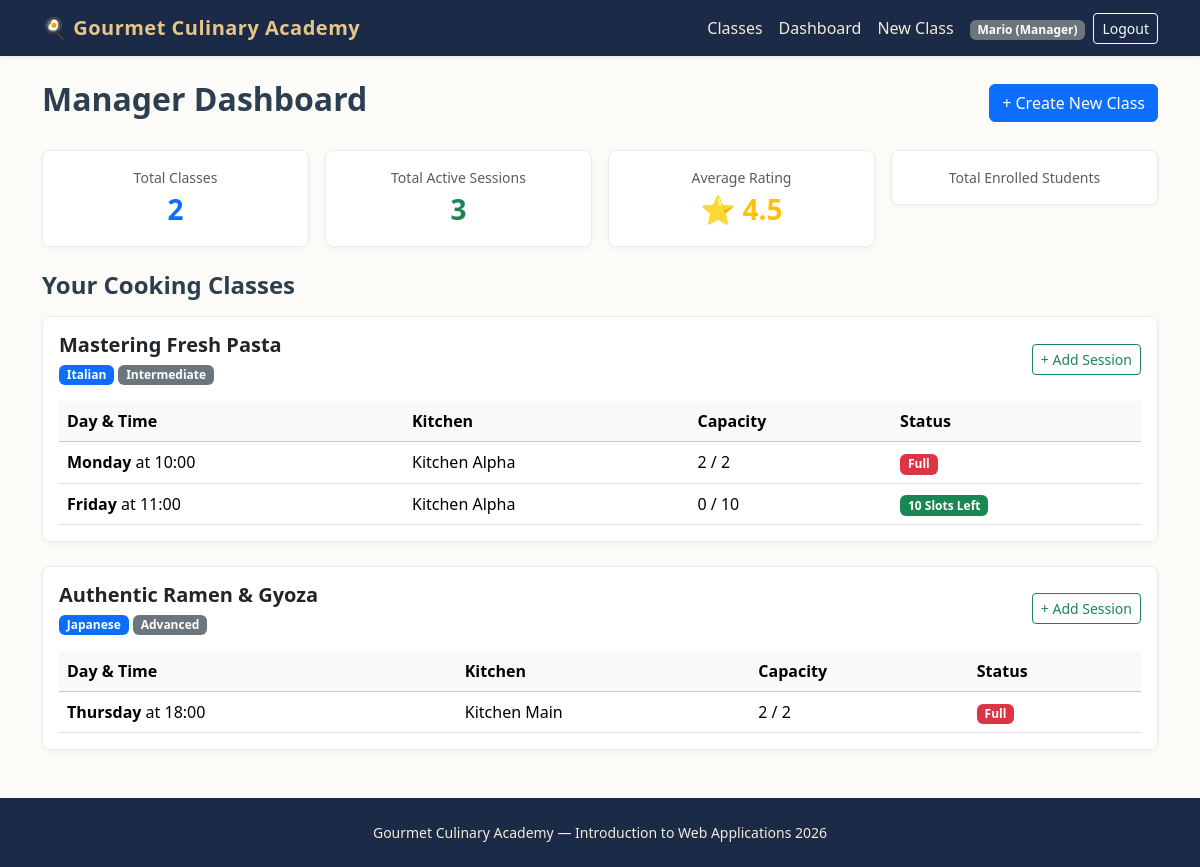
/manager/dashboard (signed in), run on the app's committed database.
### tables this page shows
CREATE TABLE users (
    id INTEGER PRIMARY KEY AUTOINCREMENT,
    email TEXT UNIQUE NOT NULL,
    first_name TEXT NOT NULL,
    last_name TEXT NOT NULL,
    password TEXT NOT NULL,
    role TEXT NOT NULL CHECK(role IN ('Manager', 'Student'))
);

CREATE TABLE cooking_classes (
    id INTEGER PRIMARY KEY AUTOINCREMENT,
    manager_id INTEGER NOT NULL,
    title TEXT NOT NULL UNIQUE,
    cuisine TEXT NOT NULL,
    difficulty TEXT NOT NULL CHECK(difficulty IN ('Beginner', 'Intermediate', 'Advanced')),
    duration INTEGER NOT NULL,
    dietary_category TEXT NOT NULL CHECK(dietary_category IN ('Standard', 'Vegetarian', 'Vegan', 'Gluten-free')),
    chef_name TEXT NOT NULL,
    ingredients TEXT NOT NULL, -- Virgülle ayrılmış en az 4 malzeme
    description TEXT NOT NULL,
    photo_1 TEXT NOT NULL,
    photo_2 TEXT NOT NULL,
    photo_3 TEXT NOT NULL,
    FOREIGN KEY (manager_id) REFERENCES users(id) ON DELETE CASCADE
);

CREATE TABLE class_sessions (
    id INTEGER PRIMARY KEY AUTOINCREMENT,
    class_id INTEGER NOT NULL,
    day_of_week TEXT NOT NULL CHECK(day_of_week IN ('Monday', 'Tuesday', 'Wednesday', 'Thursday', 'Friday', 'Saturday', 'Sunday')),
    start_time TEXT NOT NULL, -- HH:MM formatında
    kitchen_name TEXT NOT NULL,
    max_capacity INTEGER NOT NULL DEFAULT 10,
    FOREIGN KEY (class_id) REFERENCES cooking_classes(id) ON DELETE CASCADE
);

### routes/manager_routes.py (the view)
@manager_bp.route("/dashboard")
def dashboard():
    classes = get_manager_classes(current_user.id)
    stats = get_manager_statistics(current_user.id)
    return render_template("manager/dashboard.html", classes=classes, stats=stats)

### app.py (called while the page is built)
@login_manager.user_loader
def load_user(user_id):
    row = get_user_by_id(user_id)
    if row:
        return User(
            user_id=row["id"],
            email=row["email"],
            first_name=row["first_name"],
            last_name=row["last_name"],
            role=row["role"]
        )
    return None

### dao/class_dao.py (called while the page is built)
def get_manager_classes(manager_id):
    conn = get_db()
    cursor = conn.cursor()
    cursor.execute("SELECT * FROM cooking_classes WHERE manager_id = ?", (manager_id,))
    classes = cursor.fetchall()
    manager_data = []
    for c in classes:
        cursor.execute("""
            SELECT s.*,
                   COUNT(e.id) AS enrolled_count,
                   (s.max_capacity - COUNT(e.id)) AS available_slots
            FROM class_sessions s
            LEFT JOIN enrollments e ON s.id = e.session_id
            WHERE s.class_id = ?
            GROUP BY s.id
        """, (c["id"],))
        sessions = cursor.fetchall()
        manager_data.append({"class": c, "sessions": sessions})
    close_db(conn)
    return manager_data

### dao/user_dao.py (called while the page is built)
def get_user_by_id(user_id):
    conn = get_db()
    cursor = conn.cursor()
    cursor.execute("SELECT * FROM users WHERE id = ?", (user_id,))
    user = cursor.fetchone()
    close_db(conn)
    return user

### database/database.py (called while the page is built)
def get_db():
    conn = sqlite3.connect(DATABASE, timeout=10.0)
    conn.row_factory = sqlite3.Row
    conn.execute("PRAGMA foreign_keys = ON")
    return conn

### routes/manager_routes.py (called while the page is built)
@manager_bp.before_request
@login_required
def check_manager_role():
    if current_user.role != "Manager":
        flash("Access denied. Manager privileges required.", "danger")
        return redirect(url_for("home.index"))

### templates/manager/dashboard.html (shortened to what this page needs)
{% extends "base.html" %}
{% block content %}
<header class="d-flex justify-content-between align-items-center mb-4">
    <h1 class="h2 fw-bold">Manager Dashboard</h1>
    <a href="{{ url_for('manager.create_class') }}" class="btn btn-primary">+ Create New Class</a>
</header>
<section class="row g-3 mb-4">
    <article class="col-md-3">
        <div class="card card-culinary p-3 text-center">
            <span class="text-muted small">Total Classes</span>
            <span class="fs-3 fw-bold text-primary">{{ stats.total_classes }}</span>
        </div>
    </article>
    <article class="col-md-3">
        <div class="card card-culinary p-3 text-center">
            <span class="text-muted small">Total Active Sessions</span>
            <span class="fs-3 fw-bold text-success">{{ stats.total_sessions }}</span>
        </div>
    </article>
    <article class="col-md-3">
        <div class="card card-culinary p-3 text-center">
            <span class="text-muted small">Average Rating</span>
            <span class="fs-3 fw-bold text-warning">⭐ {{ "%.1f"|format(stats.avg_school_rating) }}</span>
        </div>
    </article>
    <article class="col-md-3">
        <div class="card card-culinary p-3 text-center">
            <span class="text-muted small">Total Enrolled Students</span>
        </div>
    </article>
</section>
<section>
    <h2 class="h4 fw-bold mb-3">Your Cooking Classes</h2>
    {% if classes %}
        {% for item in classes %}
            <article class="card card-culinary mb-4 p-3">
                <div class="d-flex justify-content-between align-items-center mb-3 flex-wrap gap-2">
                    <div>
                        <h3 class="h5 fw-bold mb-1">{{ item.class.title }}</h3>
                        <span class="badge bg-primary">{{ item.class.cuisine }}</span>
                        <span class="badge bg-secondary">{{ item.class.difficulty }}</span>
                    </div>
                    <a href="{{ url_for('manager.create_session', class_id=item.class.id) }}" class="btn btn-sm btn-outline-success">+ Add Session</a>
                </div>
                <div class="table-responsive">
                    <table class="table table-hover align-middle mb-0">
                        <thead class="table-light">
                            <tr>
                                <th>Day & Time</th>
                                <th>Kitchen</th>
                                <th>Capacity</th>
                                <th>Status</th>
                            </tr>
                        </thead>
                        <tbody>
                            {% for s in item.sessions %}
                                <tr>
                                    <td><strong>{{ s.day_of_week }}</strong> at {{ s.start_time }}</td>
                                    <td>{{ s.kitchen_name }}</td>
                                    <td>{{ s.enrolled_count }} / {{ s.max_capacity }}</td>
                                    <td>
                                        {% if s.available_slots == 0 %}
                                            <span class="badge bg-danger">Full</span>
                                        {% else %}
                                            <span class="badge bg-success">{{ s.available_slots }} Slots Left</span>
                                        {% endif %}
                                    </td>
                                </tr>
                            {% else %}
                                <tr>
                                    <td colspan="4" class="text-muted text-center py-2">No active sessions for this class yet.</td>
                                </tr>
                            {% endfor %}
                        </tbody>
                    </table>
                </div>
            </article>
        {% endfor %}
    {% endif %}
</section>
{% endblock %}

### templates/base.html (shortened to what this page needs)
<!DOCTYPE html>
<html lang="en">
<head>
    <link href="https://cdn.jsdelivr.net/npm/bootstrap@5.3.3/dist/css/bootstrap.min.css" rel="stylesheet">
    <link rel="stylesheet" href="{{ url_for('static', filename='css/style.css') }}">
</head>
<body>
    <header>
        <nav class="navbar navbar-expand-lg navbar-dark bg-culinary shadow-sm">
            <div class="container">
                <a class="navbar-brand" href="{{ url_for('home.index') }}">🍳 Gourmet Culinary Academy</a>
                <section class="collapse navbar-collapse" id="mainNav">
                    <ul class="navbar-nav ms-auto align-items-center">
                        <li class="nav-item">
                            <a class="nav-link" href="{{ url_for('home.index') }}">Classes</a>
                        </li>
                        {% if current_user.is_authenticated %}
                            {% if current_user.role == 'Manager' %}
                                <li class="nav-item">
                                    <a class="nav-link" href="{{ url_for('manager.dashboard') }}">Dashboard</a>
                                </li>
                                <li class="nav-item">
                                    <a class="nav-link" href="{{ url_for('manager.create_class') }}">New Class</a>
                                </li>
                            {% else %}
                                <li class="nav-item">
                                    <a class="nav-link" href="{{ url_for('student.profile') }}">My Profile</a>
                                </li>
                            {% endif %}
                            <li class="nav-item ms-lg-2">
                                <span class="badge bg-secondary">{{ current_user.first_name }} ({{ current_user.role }})</span>
                            </li>
                            <li class="nav-item ms-lg-2">
                                <a class="btn btn-sm btn-outline-light" href="{{ url_for('auth.logout') }}">Logout</a>
                            </li>
                        {% endif %}
                    </ul>
                </section>
            </div>
        </nav>
    </header>
    <main class="container py-4">
        {% block content %}{% endblock %}
    </main>
    <footer class="site-footer text-center py-4 mt-auto">
        <div class="container">
            <p class="mb-0 small">Gourmet Culinary Academy — Introduction to Web Applications 2026</p>
        </div>
    </footer>
</body>
</html>

### static/css/style.css (style rules this page uses)
body { background-color: #fdfbf7; color: #2c3e50; font-family: "Segoe UI", Tahoma, Geneva, Verdana, sans-serif; min-height: 100vh; display: flex; flex-direction: column; }
main { flex: 1; }
.bg-culinary { background-color: #1b2a47; }
.navbar-dark .navbar-brand { color: #e6c687; font-weight: 700; letter-spacing: 0.5px; }
.navbar-dark .nav-link { color: #f4ebd9; }
.card-culinary { border: 1px solid #e9ecef; border-radius: 8px; transition: transform 0.15s ease, box-shadow 0.15s ease; box-shadow: 0 2px 6px rgba(0,0,0,0.04); }
.site-footer { background-color: #1b2a47; color: #f4ebd9; }

### data on the page
users: first_name "Mario", role "Manager"
cooking_classes: class "Mastering Fresh Pasta", class.cuisine "Italian", class.difficulty "Intermediate"
class_sessions: day_of_week "Monday", start_time "10:00", kitchen_name "Kitchen Alpha", enrolled_count "2", max_capacity "2", shows "Full"
class_sessions: day_of_week "Friday", start_time "11:00", kitchen_name "Kitchen Alpha", enrolled_count "0", max_capacity "10", available_slots "10"
cooking_classes: class "Authentic Ramen & Gyoza", class.cuisine "Japanese", class.difficulty "Advanced"
class_sessions: day_of_week "Thursday", start_time "18:00", kitchen_name "Kitchen Main", enrolled_count "2", max_capacity "2", shows "Full"

### other printed values
{{ stats.total_classes }} "2"
{{ stats.total_sessions }} "3"
{{ "%.1f"|format(stats.avg_school_rating) }} "4.5"
